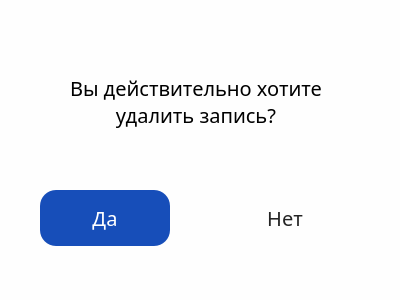
<?xml version="1.0" encoding="UTF-8"?>
<ui version="4.0">
 <class>Dialog</class>
 <widget class="QDialog" name="Dialog">
  <property name="geometry">
   <rect>
    <x>0</x>
    <y>0</y>
    <width>400</width>
    <height>300</height>
   </rect>
  </property>
  <property name="windowTitle">
   <string>Dialog</string>
  </property>
  <property name="styleSheet">
   <string notr="true">background-color: #FEFEFE;</string>
  </property>
  <widget class="QLabel" name="label">
   <property name="geometry">
    <rect>
     <x>60</x>
     <y>50</y>
     <width>272</width>
     <height>102</height>
    </rect>
   </property>
   <property name="font">
    <font>
     <family>Onest Medium</family>
     <pointsize>15</pointsize>
    </font>
   </property>
   <property name="text">
    <string>Вы действительно хотите удалить запись?</string>
   </property>
   <property name="alignment">
    <set>Qt::AlignCenter</set>
   </property>
   <property name="wordWrap">
    <bool>true</bool>
   </property>
  </widget>
  <widget class="QPushButton" name="pushButton_3">
   <property name="geometry">
    <rect>
     <x>40</x>
     <y>190</y>
     <width>130</width>
     <height>56</height>
    </rect>
   </property>
   <property name="font">
    <font>
     <family>Onest Medium</family>
     <pointsize>15</pointsize>
    </font>
   </property>
   <property name="styleSheet">
    <string notr="true">padding: 12px 24px;
color: white;
border: none;
border-radius: 16px;
background-color: #174EB9;</string>
   </property>
   <property name="text">
    <string>Да</string>
   </property>
   <property name="autoRepeatDelay">
    <number>300</number>
   </property>
  </widget>
  <widget class="QPushButton" name="pushButton_4">
   <property name="geometry">
    <rect>
     <x>220</x>
     <y>190</y>
     <width>130</width>
     <height>56</height>
    </rect>
   </property>
   <property name="font">
    <font>
     <family>Onest Medium</family>
     <pointsize>15</pointsize>
    </font>
   </property>
   <property name="styleSheet">
    <string notr="true">padding: 12px 24px;
color: #242424;
border: none;</string>
   </property>
   <property name="text">
    <string>Нет</string>
   </property>
   <property name="autoRepeatDelay">
    <number>300</number>
   </property>
  </widget>
 </widget>
 <resources/>
 <connections/>
</ui>
